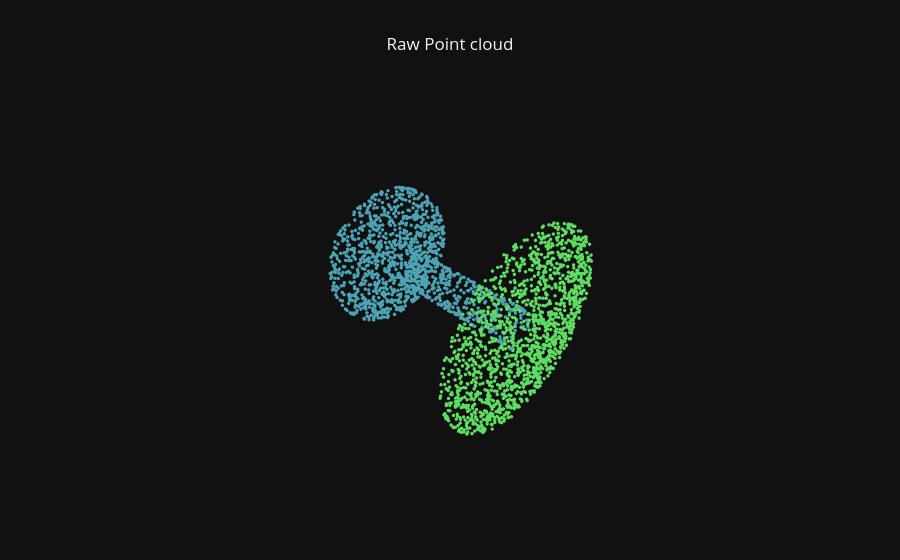

Source (notebook cell):
### Code cell
pc_plots = plot_pc_data3d(x=points[:,0], y=points[:,1], z=points[:,2], apply_color_gradient=False, color=PART_COLORS[seg_labels - 1], marker_size=2)
layout = dict(template="plotly_dark", title="Raw Point cloud", scene=PCD_SCENE, title_x=0.5)
fig = go.Figure(data=pc_plots, layout=layout)   
fig.show()

### Figure 1 — Plotly figure (JSON) as saved in the notebook; plotly's stock layout.template omitted (floating-point values rounded to 4 significant figures; data arrays with more than 128 entries replaced by an {"elided": "..."} marker saying what was removed)
{"data": [{"hoverinfo": "skip", "marker": {"color": {"elided": "2672 str values"}, "opacity": 1, "size": 2}, "mode": "markers", "showlegend": false, "type": "scatter3d", "x": {"elided": "2672 float values"}, "y": {"elided": "2672 float values"}, "z": {"elided": "2672 float values"}}], "layout": {"scene": {"aspectmode": "data", "xaxis": {"visible": false}, "yaxis": {"visible": false}, "zaxis": {"visible": false}}, "title": {"text": "Raw Point cloud", "x": 0.5}}}
